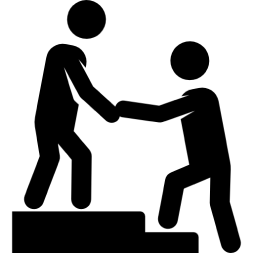
#> input picture src/images/Events/Card Illustration/help.png, 253 x 253 px, given in place of logo.png, which was not available
$ python og-images.py
#> lines starting #> are read from the running program, lines starting #| are printed output that depends on the picture; pictures that were not available may be replaced by others from this repository, and a replacement may not be noted
#> in make, art is the input picture: PIL image 253x253 RGBA; mean R, G, B, A 0, 0, 0, 94.2
"""Share pictures for link previews (WhatsApp, Facebook, X...): 1200x630 JPEGs
in public/og, one per event plus the home page. Each puts the event's card
illustration (the same picture as on the home page) on a light background,
so nothing is cropped off; the home picture is the logo on the site's navy. Run again after changing an illustration:

    python3 scripts/og-images.py
"""
from pathlib import Path

from PIL import Image

ROOT = Path(__file__).resolve().parent.parent
CARDS = ROOT / "src/images/Events/Card Illustration"
BRAMMAM = ROOT / "src/Components/events/brammam/intro/images"
OUT = ROOT / "public/og"
W, H = 1200, 630
NAVY = ((4, 24, 47), (2, 16, 36))
PAPER = ((253, 251, 246), (243, 237, 224))

SOURCES = {
    "home": ROOT / "public/logo.png",
    "thaipongal": CARDS / "pongal.webp",
    "thamilaruvi": CARDS / "tamilaruvi.webp",
    "vani-villa": CARDS / "vanivila.webp",
    "aramiyam": CARDS / "aramiyamintro.png",
    "blood-donation": CARDS / "blooddonation.png",
    "brammam": CARDS / "brammam.png",
    "food-festival": CARDS / "foodfestival.png",
    "ideathon": CARDS / "ideathon.png",
    "jeevanathi": CARDS / "jeevanathi.png",
    "kovil": CARDS / "kovil.png",
    "movie-night": CARDS / "movienight.png",
    "ppl": CARDS / "ppl.png",
    "sotkanai": CARDS / "sotkanai.png",
    "brammam-eluthoviyam": BRAMMAM / "eluthoviyam.png",
    "brammam-olisuvadu": BRAMMAM / "oli_suvadu.png",
    "brammam-meerigai": BRAMMAM / "meerigai.png",
    "brammam-solalvalar": BRAMMAM / "solvalar.png",
}


def background(colors):
#> called with colors = ((4, 24, 47), (2, 16, 36))
    top, bottom = colors
    bg = Image.new("RGB", (W, H))
#> bg: PIL image 1200x630 RGB; every value is 0
    for y in range(H):
        t = y / (H - 1)
        bg.paste(tuple(round(a + (b - a) * t) for a, b in zip(top, bottom)), (0, y, W, y + 1))
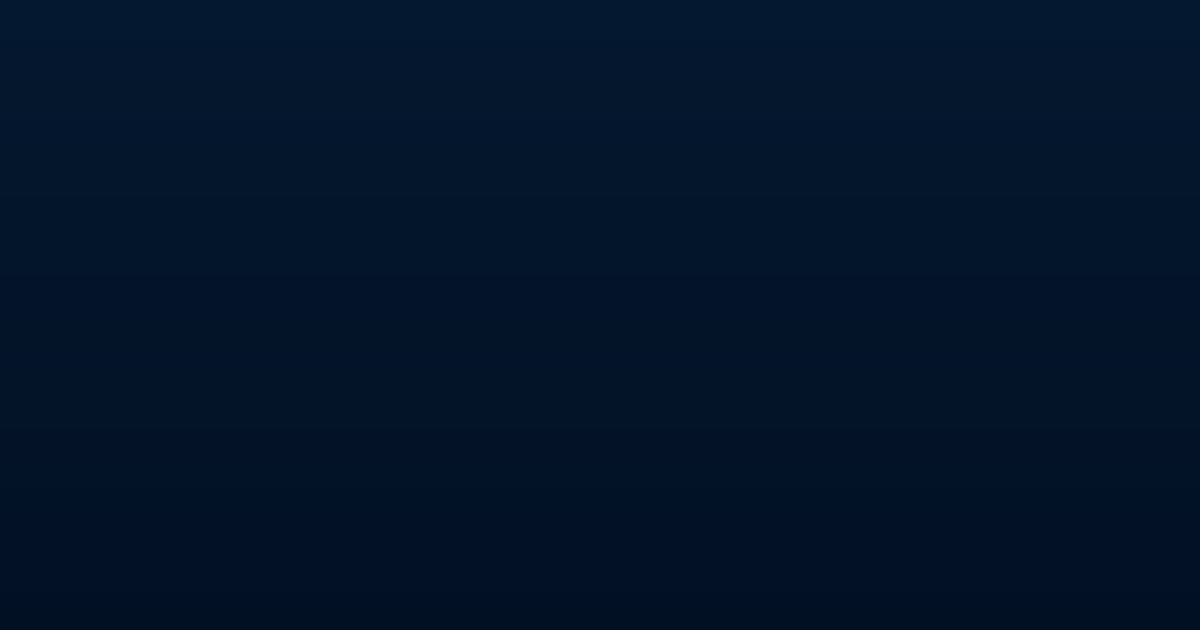
#> bg: PIL image 1200x630 RGB; mean R, G, B 3, 20, 41.5
    return bg


def make(name, src):
    art = Image.open(src).convert("RGBA")
    box_w, box_h = (420, 420) if name == "home" else (W - 120, H - 80)
    art.thumbnail((box_w, box_h), Image.LANCZOS)
    bg = background(NAVY if name == "home" else PAPER)
    bg.paste(art, ((W - art.width) // 2, (H - art.height) // 2), art)
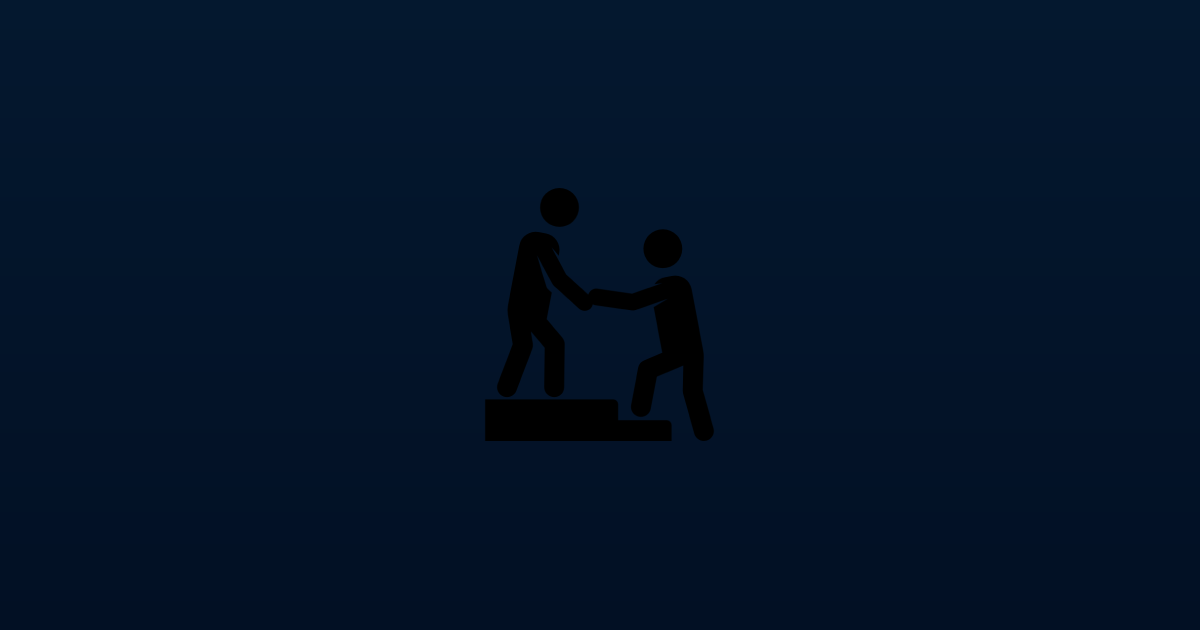
#> bg: PIL image 1200x630 RGB; mean R, G, B 2.9, 19.4, 40.2
    bg.save(OUT / f"{name}.jpg", "JPEG", quality=86, optimize=True, progressive=True)


if __name__ == "__main__":
    OUT.mkdir(exist_ok=True)
    for name, src in SOURCES.items():
        make(name, src)
        print(f"public/og/{name}.jpg")
#> pass 2 of the loop `for name, src in SOURCES.items():`:
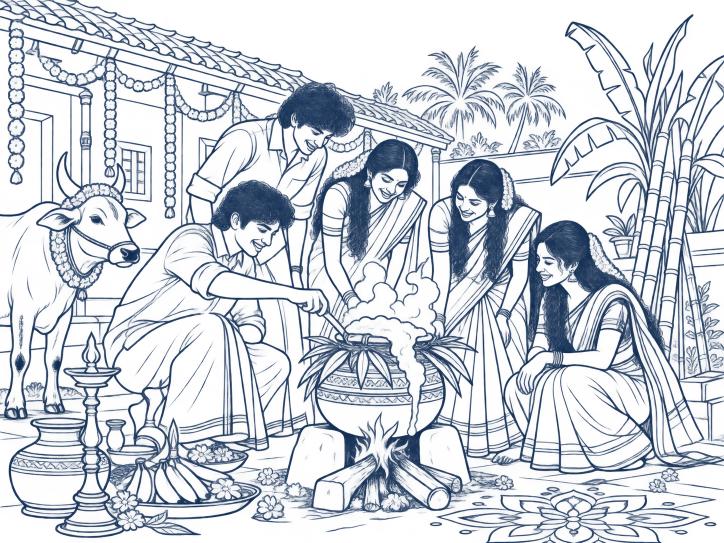
#> input picture src/images/Events/Card Illustration/pongal.webp, 1448 x 1086 px (shown at 1/2 size)
#> in make, art is the input picture: PIL image 1448x1086 RGBA; mean R, G, B, A 3.7, 21.3, 56.7, 52.7
#> art: PIL image 733x550 RGBA
#> after the loop in background (call 2), `for y in range(H):`:
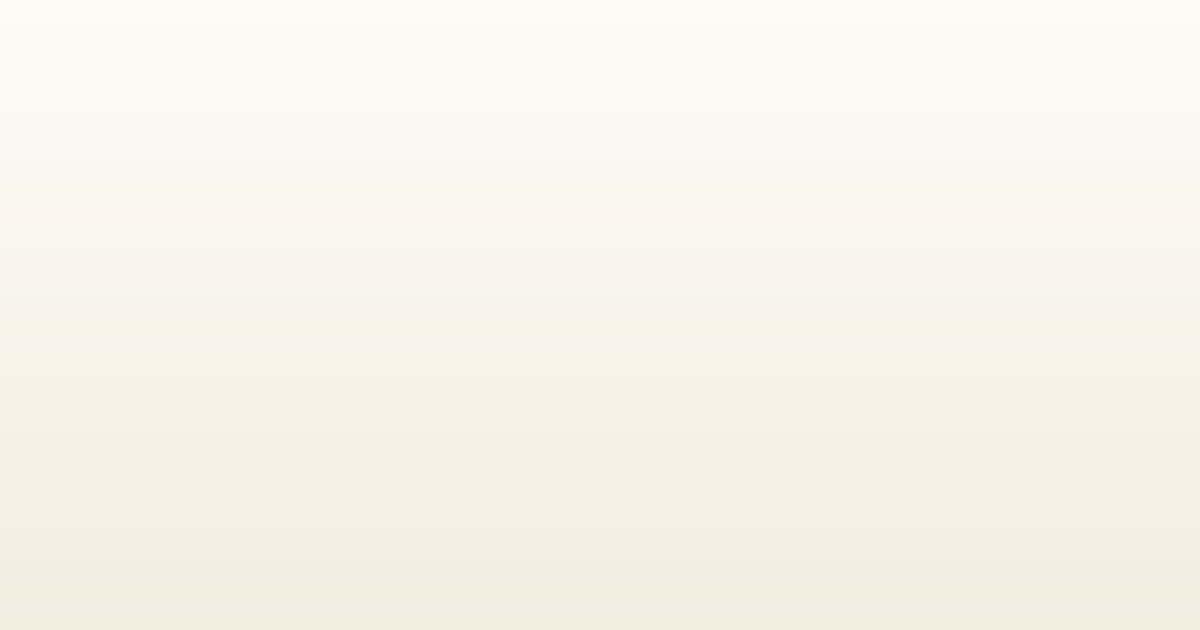
#> bg: PIL image 1200x630 RGB; mean R, G, B 248, 244, 235
#> in make (call 2), `bg.paste(art, ((W - art.width) // 2, (H - art.height) // 2), art)`:
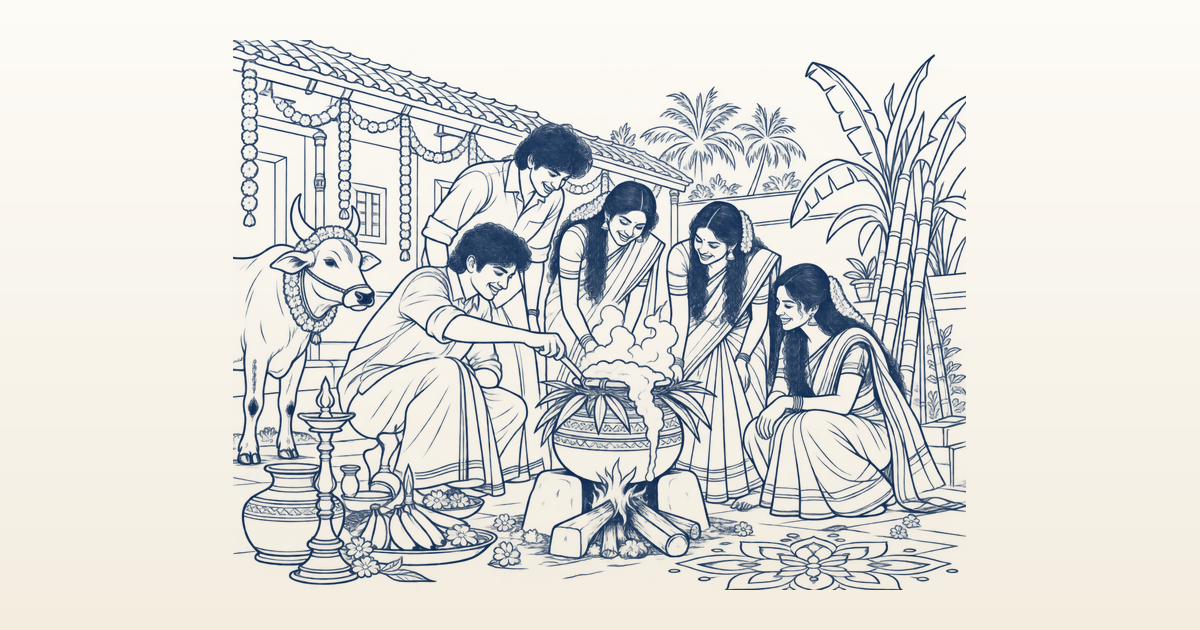
#> bg: PIL image 1200x630 RGB; mean R, G, B 221, 220.7, 217.2
#> pass 3 of the loop `for name, src in SOURCES.items():`:
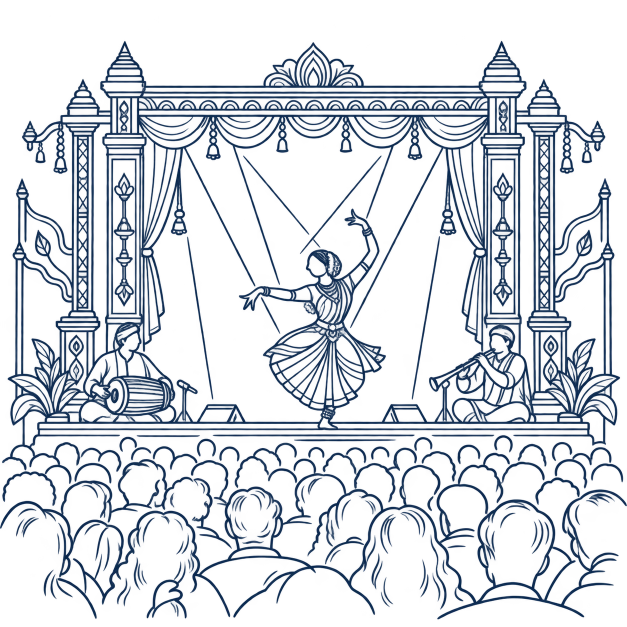
#> input picture src/images/Events/Card Illustration/tamilaruvi.webp, 1254 x 1254 px (shown at 1/2 size)
#> in make, art is the input picture: PIL image 1254x1254 RGBA; mean R, G, B, A 1.9, 12.8, 33.5, 41
#> in make (call 3), `art.thumbnail((box_w, box_h), Image.LANCZOS)`:
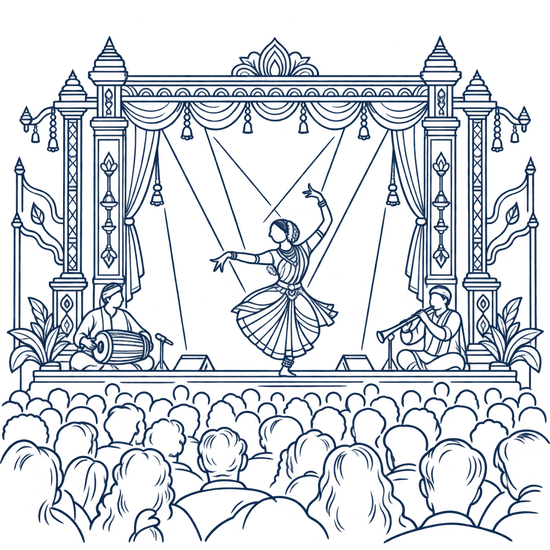
#> art: PIL image 550x550 RGBA; mean R, G, B, A 0.4, 10, 28.1, 41.8; transparent parts drawn white
#> in make (call 3), `bg.paste(art, ((W - art.width) // 2, (H - art.height) // 2), art)`:
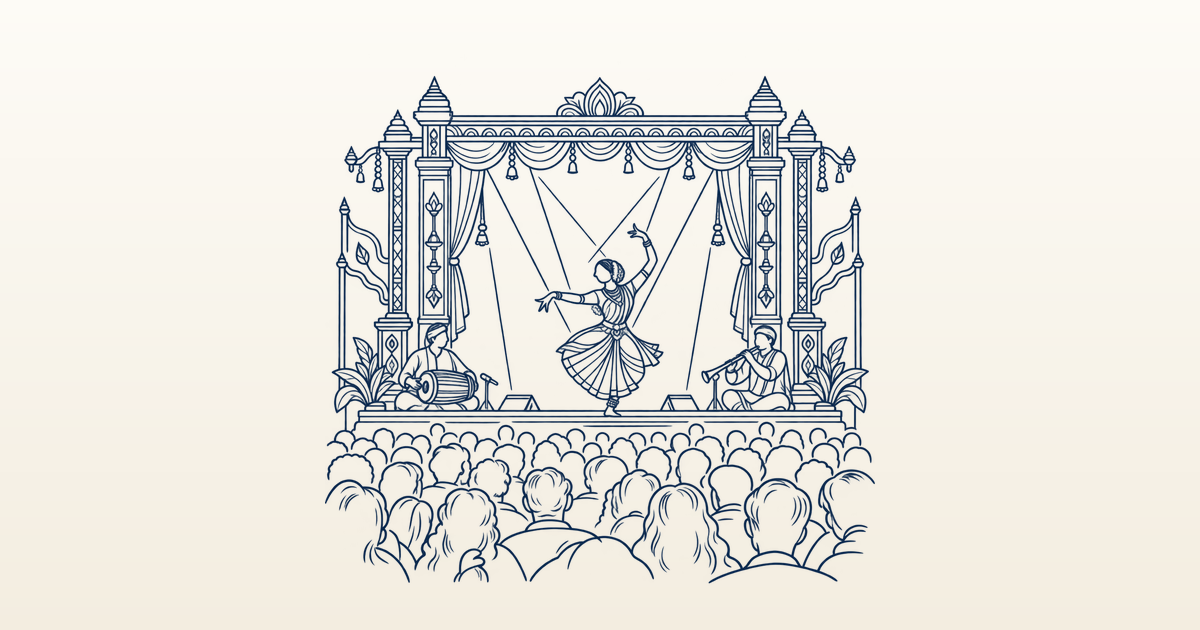
#> bg: PIL image 1200x630 RGB; mean R, G, B 231.8, 230.1, 224.3
#> (the run stopped early here; a loop or call above may not have finished)
